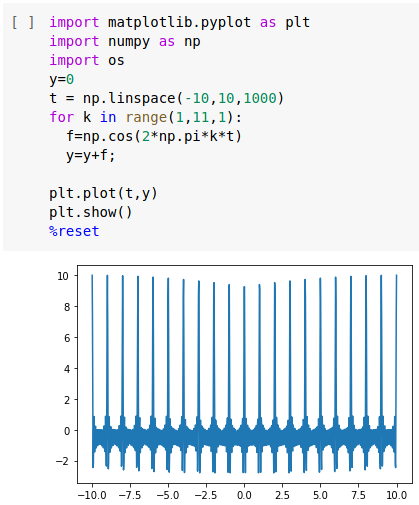
%> input picture html/python.png, 419 x 505 px
$ octave prueba.m   (GNU Octave 9; MATLAB toolbox functions it lacks are replaced by stand-ins)
%> lines starting %> are read from the running program, lines starting %| are printed output that depends on the picture
%% Práctica 1: Señales en tiempo continuo.
%
% *Integrantes:*
%
% * Arellano Paz Angel Ulises
% * Cardoso Arias Javier
% * Gachuz Hernández Karla Denisse
% * García Arteaga Alejandro
% * López Galván José Rodolfo
%
% *Objetivos:*
%
% * Manipulación básica de MATLAB
% * Gráficas de señales reales y complejas continuas
% * Transformación de señales continuas (escalamientos y traslaciones)
% * Calculo de energía y potencia de señales continuas

%%


%% Introducción
% El inciso 4 resuelto con Python puede ser consultado en el siguiente <https://colab.research.google.com/drive/11nxr8kWdsPiXhoxsBBT6P-TnolIQIWv1?usp=sharing *enlace*>.

imgpython=imread('C:\Users\rodo655\Documents\PracticasASyS\html\python.png');
%> imgpython is the input picture: size 505x419x3 uint8; mean R, G, B 229.3, 235.6, 240.9
imshow(imgpython);

%%  1) Working with functions.
%
% Working with functions is fundamental to signals and systems applications. MATLAB provides several methods of defining and evaluating functions. An understanding and proficient use of these methods are therefore necessary and beneficial.

%%
% *11.1-1 Anonymous functions.*
%
% Many simple functions are most conveniently represented by using MATLAB anonymous functions. An anonymous function provides a symbolic representation of a function defined in terms of MATLAB operators, functions, or other anonymous functions. For example, consider defining the exponentially damped sinusoid $f (t) = e −t cos(2π t)$.

f = @(t) exp(-t).*cos(2*pi*t);

%%
% In this context, the @ symbol identifies the expression as an anonymous function, which is assigned a name of f. Parentheses following the @ symbol are used to identify the function’s independent variables (input arguments), which in this case is the single time variable t. Input arguments, such as t, are local to the anonymous function and are not related to any workspace variables with the same names.
%
% Once defined, $f (t)$ can be evaluated simply by passing the input values of interest. For example,

t =0; f(t)

%%
% evaluates $f (t)$ at t = 0, confirming the expected result of unity. The same result is obtained by passing t = 0 directly.

%%
% Vector inputs allow the evaluation of multiple values simultaneously, Consider the task of plotting $f(t)$ over the interval $(-2 \leq t \leq 2)$. Gross function behavior is clear:  $f(t)$ should oscilate four times with a decaying envelope. Since accurate hand sketches are cumberstone, MATLAB-generated plots are an attractive alternative. As the following example illustrates, care must be taken to ensure reliable results.
%
% Suppose the vector t is chosen to include onlu the integers contained in $(-2 \leq t \leq 2)$, namely, [−2, −1, 0, 1, 2].

t = (-2:2);

%%
% This vector input is evaluated from a vector output.

f(t)

%%
% The plot command graphs the result, which is shown in Fig. 1.46

%%
%
%  >> plot(t,f(t));
%  >> xlabel(’t’); ylabel(’f(t)’); grid;
%

%%
% Grid lines, added by using the grid command, aid feature identification. Unfortunately, the
% plot does not illustrate the expected oscillatory behavior. More points are required to adequately
% represent f (t).
% The question, then, is how many points is enough? † If too few points are chosen, information
% is lost. If too many points are chosen, memory and time are wasted. A balance is needed. For
% oscillatory functions, plotting 20 to 200 points per oscillation is normally adequate. For the present
% case, t is chosen to give 100 points per oscillation.

plot(t, f(t));
xlabel('t');
ylabel('f(t)');
grid;
%%
% *Figure 1.46* $f(t) = e^{-t}cos(2\pi t)$ for $t = (-2::2)$.

t1 = (-2:0.01:2);
plot(t1, f(t1));
xlabel('t');
ylabel('f(t)');
grid;
%> figure, not shown here; curve peaks at x = -2, y = 7.39
%%
% *Figure 1.47* $f(t) = e^{-t}cos(2\pi t)$ for $t = (-2:0.01:2)$.

%%
% *1.11-2 Relational Operators and the Unit Step Function.*
%
% The unit step function $u(t)$ arises naturally in many practical situations. For example, a unit step can
% model the act of turning on a system. With the help of relational operators, anonymous functions
% can represent the unit step function.
% In MATLAB, a relational operator compares two items. If the comparison is true, a logical true
% (1) is returned. If the comparison is false, a logical false (0) is returned. Sometimes called indicator
% functions, relational operators indicates whether a condition is true. Six relational operators are
% available: <, >, <=, >=, ==, and ~=.
%   The unit step function is readily defined using the >= relational operator.

u = @(t) 1.0.*(t>=0);

%%
% Any function with a jump discontinuity, such as the unit step, is difficult to plot. Consider plotting
% $u(t)$ by using $t = (-2:2)$.

t = (-2:2);
plot(t, u(t));
xlabel ('t');
ylabel('u(t)');
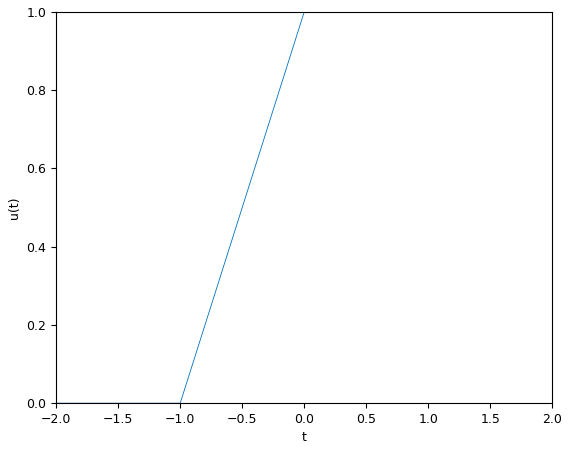
%> figure redrawn from the program's plot data

%%
% *Figure 1.48* $u(t)$ for $t = (-2:2)$.

%%
% Two significant problems are apparent in the resulting plot, shown in Fig. 1.48. First,
% MATLAB automatically scales plot axes to tightly bound the data. In this case, this normally
% desirable feature obscures most of the plot. Second, MATLAB connects plot data with lines,
% making a true jump discontinuity difficult to achieve. The coarse resolution of vector t emphasizes
% the effect by showing an erroneous sloping line between t = −1 and t = 0.
% The first problem is corrected by vertically enlarging the bounding box with the axis
% command. The second problem is reduced, but not eliminated, by adding points to vector t.

t = (-2:0.01:2);
plot(t, u(t));
xlabel('t');
ylabel('u(t)');
axis([-2 2 -0.1 1.1]);
title('Figure 1.48 u(t) for t = (-2:0.01:2)');
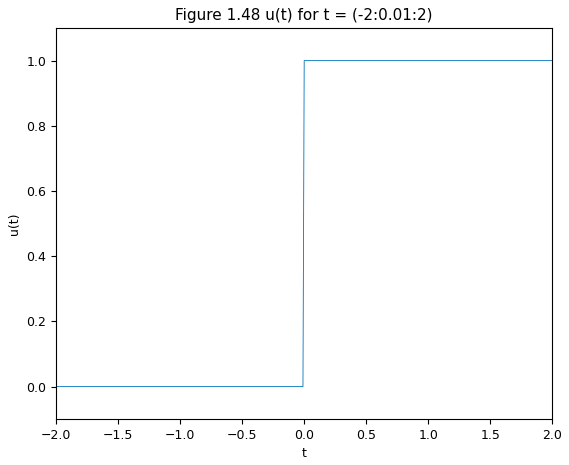
%> figure redrawn from the program's plot data; curve peaks at x = 0, y = 1

%%
% The four-element vector argument of axis specifies x axis minimum, x axis maximum, y axis
% minimum, and y axis maximum, respectively. The improved results are shown in Fig. 1.49.
% Relational operators can be combined using logical AND, logical OR, and logical negation: &,
% |, and ~, respectively. For example, (t>0) & (t<1) and ~((t<=0) $|$ (t>=1)) both test if 0 < t < 1.
% To demonstrate, consider defining and plotting the unit pulse p(t) = u(t) − u(t − 1), as shown in
% Fig. 1.50:

p =@(t) 1.0.*((t>=0)&(t<1));
t = (-1:0.01:2);
plot(t, p(t));
xlabel('t');
ylabel('p(t) = u(t) - u(t-1)');
axis([-1 2 -0.1 1.1]);
title('Figure 1.50 p(t) = u(t) − u(t − 1) over (−1 ≤ t ≤ 2).');
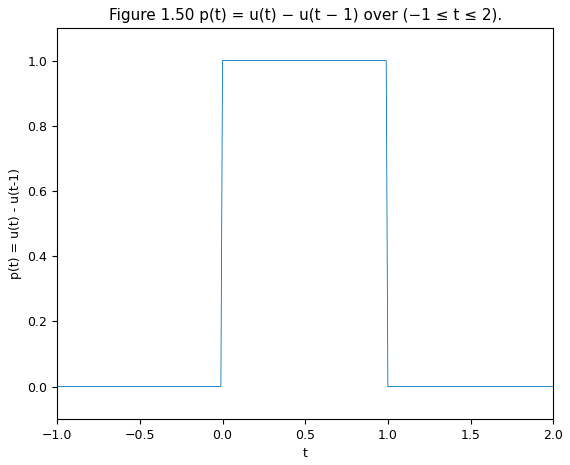
%> figure redrawn from the program's plot data; curve peaks at x = 0, y = 1
%%
% Since anonymous functions can be constructed using other anonymous functions, we could
% have used our previously defined unit step anonymous function to define p(t) as p = @(t)
% u(t)-u(t-1);.

%%
% For scalar operands, MATLAB also supports two short-circuit logical constructs. A
% short-circuit logical AND is performed by using &&, and a short-circuit logical OR is performed by
% using ||. Short-circuit logical operators are often more efficient than traditional logical operators
% because they test the second portion of the expression only when necessary. That is, when scalar
% expression A is found false in (A&&B), scalar expression B is not evaluated, since a false result
% is already guaranteed. Similarly, scalar expression B is not evaluated when scalar expression A is
% found true in (A||B), since a true result is already guaranteed.

%%
% *1.11-3 Visualizing Operations on the Independent Variable*

%%
% Two operations on a function’s independent variable are commonly encountered: shifting and
% scaling. Anonymous functions are well suited to investigate both operations.
% Consider $g(t) = f (t)u(t) = e −t cos (2π t)u(t)$, a causal version of $f(t)$. MATLAB easily
% multiplies anonymous functions. Thus, we create $g(t)$ by multiplying our anonymous functions
% for $f(t)$ and $u(t)$.

g = @(t) f(t).*u(t);

%%
% A combined shifting and scaling operation is represented by $g(at + b)$, where a and b are
% arbitrary real constants. As an example, consider plotting $g(2t + 1)$ over $(−2 ≤ t ≤ 2)$. With a = 2,
% the function is compressed by a factor of 2, resulting in twice the oscillations per unit t. Adding
% the condition b > 0 shifts the waveform to the left. Given anonymous function g, an accurate plot
% is nearly trivial to obtain.

t = (-2:0.01:2);
plot(t,g(2*t+1)); xlabel('t'); ylabel('g(2t+1)'); grid;
title('Figure 1.51 g(2t + 1) over (−2 ≤ t ≤ 2).');
%> figure, not shown here; curve peaks at x = -0.5, y = 1


%%
% Figure 1.51 confirms the expected waveform compression and left shift. As a final check, realize
% that function $g(·)$ turns on when the input argument is zero. Therefore, $g(2t + 1)$ should turn on
% when 2t + 1 = 0 or at t = −0.5, a fact again confirmed by Fig. 1.51.

%%
% Next, consider plotting $g(−t + 1)$ over $(−2 ≤ t ≤ 2)$. Since a < 0, the waveform will be
% reflected. Adding the condition b > 0 shifts the final waveform to the right.

plot(t,g(-t+1)); xlabel('t'); ylabel('g(-t+1)'); grid;
title('Figure 1.52 g(−t + 1) over (−2 ≤ t ≤ 2)');
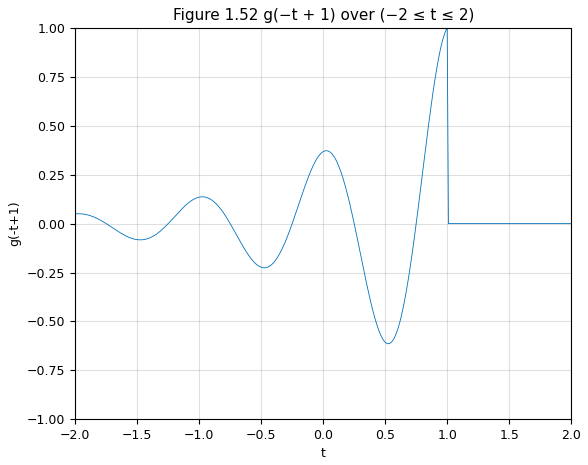
%> figure redrawn from the program's plot data; curve peaks at x = 1, y = 1

%%
% Figure 1.52 confirms both the reflection and the right shift.
% Up to this point, Figs. 1.51 and 1.52 could be reasonably sketched by hand. Consider plotting
% the more complicated function $h(t) = g(2t + 1) + g(−t + 1)$ over $(−2 ≤ t ≤ 2)$ (Fig. 1.53); an
% accurate hand sketch would be quite difficult. With MATLAB, the work is much less burdensome.

plot(t,g(2*t+1)+g(-t+1)); xlabel('t'); ylabel('h(t)'); grid;
title('Figure 1.53 h(t) = g(2t + 1) + g(−t + 1) over (−2 ≤ t ≤ 2).');
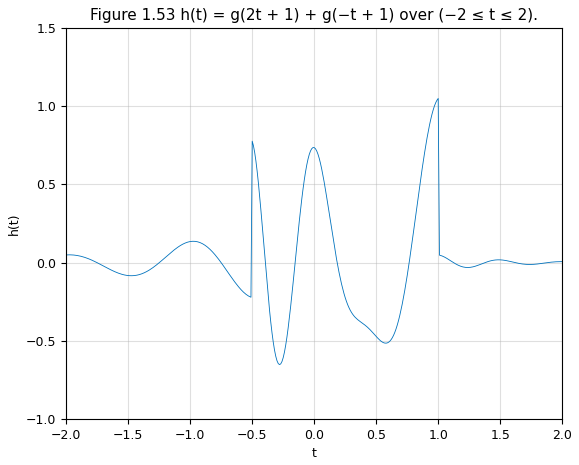
%> figure redrawn from the program's plot data; curve peaks at x = 1, y = 1.05

%%
% *1.11-4 Numerical Integration and Estimating Signal Energy*
%%
% Interesting signals often have nontrivial mathematical representations. Computing signal energy,
% which involves integrating the square of these expressions, can be a daunting task. Fortunately,
% many difficult integrals can be accurately estimated by means of numerical integration techniques.
% Even if the integration appears simple, numerical integration provides a good way to verify
% analytical results.

%%
% To start, consider the simple signal $x(t) = e^{-t}(u(t) − u(t − 1))$. The energy of $x(t)$ is expressed
% as $E_{x} = \int_{-\infty}^{\infty} |x(t)|^{2} dt = \int_{0}^{1} e^{-2t}$. Integrating yields $E_{x} = 0.5(1 − e^{−2})$ ≈ 0.4323. The energy
% integral can also be evaluated numerically. Figure 1.27 helps illustrate the simple method of
% rectangular approximation: evaluate the integrand at points uniformly separated by $\Delta t$, multiply
% each by $ \Delta t$ to compute rectangle areas, and then sum over all rectangles. First, we create function
% $x(t)$.

x = @(t) exp(-t).*((t>=0)&(t<1));

%%
% With $\Delta t = 0.01$, a suitable time vector is created.

t = (0:0.01:1);

%%
% The final result is computed by using the sum command.

E_x = sum(x(t).*x(t)*0.01)

%%
% The result is not perfect, but at 1% relative error it is close. By reducing $ \Delta t$, the approximation is
% improved. For example,$ \Delta t = 0.001$ yields E_x = 0.4328, or 0.1% relative error.
% Although simple to visualize, rectangular approximation is not the best numerical integration
% technique. The MATLAB function quad implements a better numerical integration technique
% called recursive adaptive Simpson quadrature. To operate, quad requires a function describing
% the integrand, the lower limit of integration, and the upper limit of integration. Notice that no $\Delta t$
% needs to be specified.

%%
% To use quad to estimate E x , the integrand must first be described.

x_squared = @(t) x(t).*x(t);

%%
% Estimating $E_{x}$ immediately follows.

E_x = quad(x_squared,0,1)

%%
% In this case, the relative error is −0.0026%.
%%
% The same techniques can be used to estimate the energy of more complex signals. Consider
% $g(t)$, defined previously. Energy is expressed as $E_{g}=\int_{0}^{\infty}e^{-2t}cos^{2}(2\pi t)dt$. A closed-form solution
% exists, but it takes some effort. MATLAB provides an answer more quickly.

g_squared = @(t) g(t).*g(t);

%%
% Although the upper limit of integration is infinity, the exponentially decaying envelope ensures
% $g(t)$ is effectively zero well before $t$ = 100. Thus, an upper limit of t = 100 is used along with
% $\Delta t$ = 0.001.

t = (0:0.001:100);
E_g = sum(g_squared(t)*0.001)

%%
% A slightly better approximation is obtained with the quad function.

E_g = quad(g_squared,0,100)

%% 2) Resolución del problema 1.2-2

%%
% For the signal x(t) illustrated in Fig. P1.2-2, sketch
%%
% A) $x(t-4)$
%%
% B) $x(t/1.5)$
%%
% C) $x(-t)$
%%
% D) $x(2t-4)$
%%
% E) $x(2-t)$


u = @(t) 1.0.*(t>=0);

u1= @(t) 1.0.*((t>=-4)&(t<0));

u2=@(t) 1.0.*((t>=0)&(t<=2));

f=@(t) (-t.*u1(t)) + (t.*u2(t));

t = (-20:0.01:20);

plot(t,f(t))

axis([-5 5 -1 5]);

title('Fig. P1.2-2');

xlabel('t');

ylabel('x(t)');
%> figure, not shown here; curve peaks at x = -4, y = 4

%%
% *A)* $x(t-4)$


x1=@(t) f(t-4);

plot(t,x1(t));

axis([-1 9 -1 5]);

title('Inciso a');

xlabel('t');

ylabel('x(t-4)');
%> figure, not shown here; curve peaks at x = 0, y = 4

%%
% *B)* $x(t/1.5)$


x2=@(t) f(t/1.5);

plot(t,x2(t));

axis([-8 5 -1 5]);

title('Inciso b');

xlabel('t');

ylabel('x(t/1.5)');
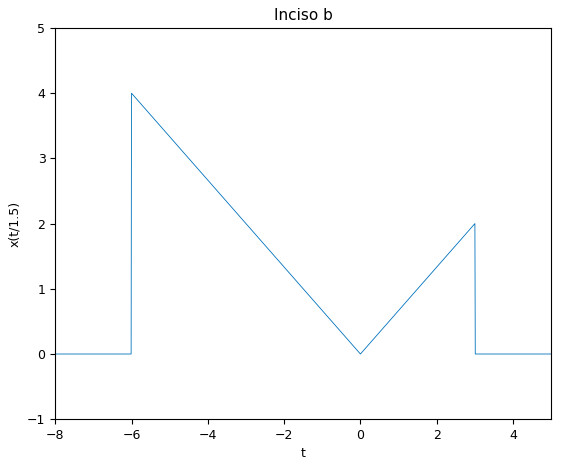
%> figure redrawn from the program's plot data; curve peaks at x = -6, y = 4

%%
% *C)* $x(-t)$


x3=@(t) f(-t);

plot(t,x3(t));

axis([-5 5 -1 5]);

title('Inciso c');

xlabel('t');

ylabel('x(-t)');
%> figure, not shown here; curve peaks at x = 4, y = 4

%%
% *D)* $x(2t-4)$


x4=@(t) f(2.*t - 4);

plot(t,x4(t));

axis([-5 5 -1 5]);

title('Inciso d');

xlabel('t');

ylabel('x(2t-4)');

%%
% *E)* $x(2t-4)$


x5=@(t) f(2 - t);

plot(t,x5(t));

axis([-1 8 -1 5]);

title('Inciso e');

xlabel('t');

ylabel('x(2-t)');


t=(-3*pi:0.001:3*pi);


%% 3) Resolución del problema 1.11-1
%
%%
% Provide MATLAB code and output that plots
% the odd portion $x_{o}(t)$ of the function $x(t) =
% 2^{-t}cos(2\pi t)u(t?\pi )$ over a suitable-length interval using a suitable number of points.
%
%%
% $X(t)=2^tcos(2\pi t)$
%%
% $X_{impar(t)}=\frac{x(t)-x(-t)}{2}$
%%
% $X_{impar(t)}=2^{-t-1}cos(2\pi t)u(t-\pi )-2^{t-1}cos(-2\pi t)u(-t-\pi )$


for i=1:length(t)
if t(i)<=-pi
R(i)=-(2.^(t(i)-1)).*cos(-2*pi*t(i));
elseif t(i)>=pi
R(i)=(2.^(-t(i)-1)).*cos(2*pi*t(i));
else
R(i)=0;
end
end

plot(t,R);
ylabel('Ximpar(t)');
xlabel('t');
title('Ejercicio 1.11-1');
grid on;

%% 4) Construcción de la gráfica.
%
% Construye la grafica de

%%
% $$x(t) = \sum_{k=1}^{10} cos(2\pi k t)$$
%
% para cuatro rangos (figura 2x2). Los ejes deben mostrarse en el origen además de la edición de su preferencia.
% Procedimiento:
%

clf;
subplot(2,2,1);
y=0;
t=linspace(-4*pi,-2*pi,1000);
for k=1:10

x=cos(2*pi*k*t);
y=y+x;
end
plot(t,y);
grid on;
ax = gca;
xlabel('Dominio t');
ylabel('x(t)');
title('Gráfica rango -4pi<=t<=-2pi ');


subplot(2,2,2);
y=0;
t=linspace(-2*pi,0,1000);
for k=1:10

x=cos(2*pi*k*t);
y=y+x;
end
plot(t,y);
grid on;
ax = gca;
xlabel('Dominio t');
ylabel('x(t)');

title('Gráfica rango -2pi<=t<=0 ');


subplot(2,2,3);
y=0;
t=linspace(0,2*pi,1000);
for k=1:10

x=cos(2*pi*k*t);
y=y+x;
end
plot(t,y);
grid on;
ax = gca;
xlabel('Dominio t');
ylabel('x(t)');
title('Gráfica rango 0<=t<=2pi ');


subplot(2,2,4);
y=0;
t=linspace(2*pi,4*pi,1000);
for k=1:10

x=cos(2*pi*k*t);
y=y+x;
end
plot(t,y);
grid on;
ax = gca;
xlabel('Dominio t');
ylabel('x(t)');
title('Gráfica rango 2pi<=t<42pi ');


%% 5) Resolucón del problema 1.11-3

%%
% Define $x(t) = e^{t(1+j2\pi)}u(-t)$ and $y(t) = Re[2x(\frac{-5-t}{2})]$.
%
% *A)* Use MATLAB to plot $Re{x(t)}$ versus
% $Im{x(at)}$ for a = 0.5, 1, and 2 and $-10\leq t\leq 10$.
% How important is the scale factor a
% on the shape of the resulting figure?
%
% *B)* Use MATLAB to plot $y(t)$ over -10\leq t\leq
% 10. Analytically determine the time $t_0$ where
% y(t) has a jump discontinuity. Verify yourcalculation
% of $t_0$ using the plot of $y(t)$.
%
% *C)* Use MATLAB and numerical integration to
% compute the energy $E_x$ of signal x(t).
%
% *D)* Use MATLAB and numerical integration to
% compute the energy $E_y$ of signal $y(t)$.
%
% *E)* Graficar a la función $x(t)$ en el intervalo $(-10 \leq t \leq 10)$.

t = (-10:0.01:10);

u = @(t) 1.0.*(t>=0);

x = @(t) exp(t.*(1+j*2*pi)).*u(-t);

y = @(t) real(2.*x((-5.-t)/2));


%%
% *A)* Use MATLAB to plot $Re{x(t)}$ versus
% $Im{x(at)}$ for a = 0.5, 1, and 2 and $-10\leq t\leq 10$.
% How important is the scale factor a
% on the shape of the resulting figure?

subplot(2,2,1)
a=0.5;

plot(real(x(t)),imag(x(a*t)));

axis([-5 5 -1 1]);

title('a=0.5');

xlabel('Re{x(t)}');

ylabel('im{x(0.5t)}');


subplot(2,2,2)
a=1;

plot(real(x(t)),imag(x(a*t)));

axis([-5 5 -1 1]);

title('a=1');

xlabel('Re{x(t)}');

ylabel('im{x(t)}');


subplot(2,2,3)
a=2;

plot(real(x(t)),imag(x(a*t)));

axis([-5 5 -1 1]);

title('a=2');

xlabel('Re{x(t)}');

ylabel('im{x(2t)}');

%%
% Se puede observar que la constante A es determinante para la geometráa final de la gráfica Re(t) vs Im(t), pues con el factor de escalamiento cambia de manera considerable la forma de la misma.

%%
% *B)* Use MATLAB to plot $y(t)$ over $-10\leq t\leq 10$. Analytically determine the time $t_0$ where
% y(t) has a jump discontinuity. Verify yourcalculation
% of $t_0$ using the plot of $y(t)$.

plot(t,y(t));

axis([-10 10 -2 2]);

title('inciso b');

xlabel('t');

ylabel('y(t)');

%%
% $ y(t) = Re(2x(\frac{-5-t}{2})) $
%%
% $2x(\frac{-5-t}{2}) = 2e^{\frac{-5-t}{2}(1+j2\pi)}u(-\frac{-5-t}{2})$
%%
% $ 2x(\frac{-5-t}{2}) = 2e^{\frac{-5-t}{2}}e^{j(-5-t)\pi}u(\frac{t+5}{2}) $

%%
% $ 2x(\frac{-5-t}{2}) = 2e^{\frac{-5-t}{2}}(cos(\pi (-5-t))+jsin(\pi(-5-t)))u(\frac{t+5}{2}) $

%%
% $ 2x(\frac{-5-t}{2}) = 2e^{\frac{-5-t}{2}}cos(\pi (-5-t))u(\frac{t+5}{2}) + 2je^{\frac{-5-t}{2}}sin(\pi (-5-t))u(\frac{t+5}{2}) $

%%
% $ \therefore y(t) = 2e^{\frac{-5-t}{2}}cos(\pi (-5-t))u(\frac{t+5}{2}) $
%%
% La discontinuidad de salto se presenta cuando cambia el valor del escalón unitario, entonces:
%%
% $\frac{t+5}{2} \geq 0$
%%
% $t \geq -5$
%%
% $\therefore t_0 = -5$
%%
% La discontinuidad de salto se presenta cuando $t = t_0 =-5$.

%%
% *C)* Use MATLAB and numerical integration to
% compute the energy $E_x$ of signal x(t).
%
h1 =@(t) power(real(x(t)),2) + power(imag(x(t)),2);
plot(t, h1(t));
xlabel ('t');
ylabel ('|x(t)|^2');
title ('Norma al cuadrado de x(t)');

%%
% De la gràfica de la norma al cuadrado podemos obtener los lìmites para realizar la integral numérica.
q1 = integral(h1,-10,1)

%%
% $\therefore E_{x} = 0.5$

%%
% *D)* Use MATLAB and numerical integration to
% compute the energy $E_y$ of signal $y(t)$.

h2 = @(t) power(real(y(t)), 2) + power(imag(y(t)), 2);
plot(t,h2(t));
xlabel ('t');
ylabel ('|y(t)|^2');
title ('Norma al cuadrado de y(t)');

%%
% De la gráfica de la norma al cuadrado podemos obtener los lḿites para realizar la integral numèrica.

q2 = integral (h2,-6,10)

%%
% $\therefore E_{y} = 2.0494$

%%
% *E)* Graficar a la función $x(t)$ en el intervalo $(-10 \leq t \leq 10)$.

plot3(real(x(t)), imag(x(t)), t);
axis([-5 5 -1 1 -5 5]);
xlabel ('Re(x(t))');
ylabel ('Im(x(t))');
zlabel ('t');
title ('Inciso e');

%% 6) App para graficar en Matlab

%%
% Captura de pantalla de la app realizada:

imgapp=imread('C:\Users\rodo655\Documents\PracticasASyS\html\app.jpg');
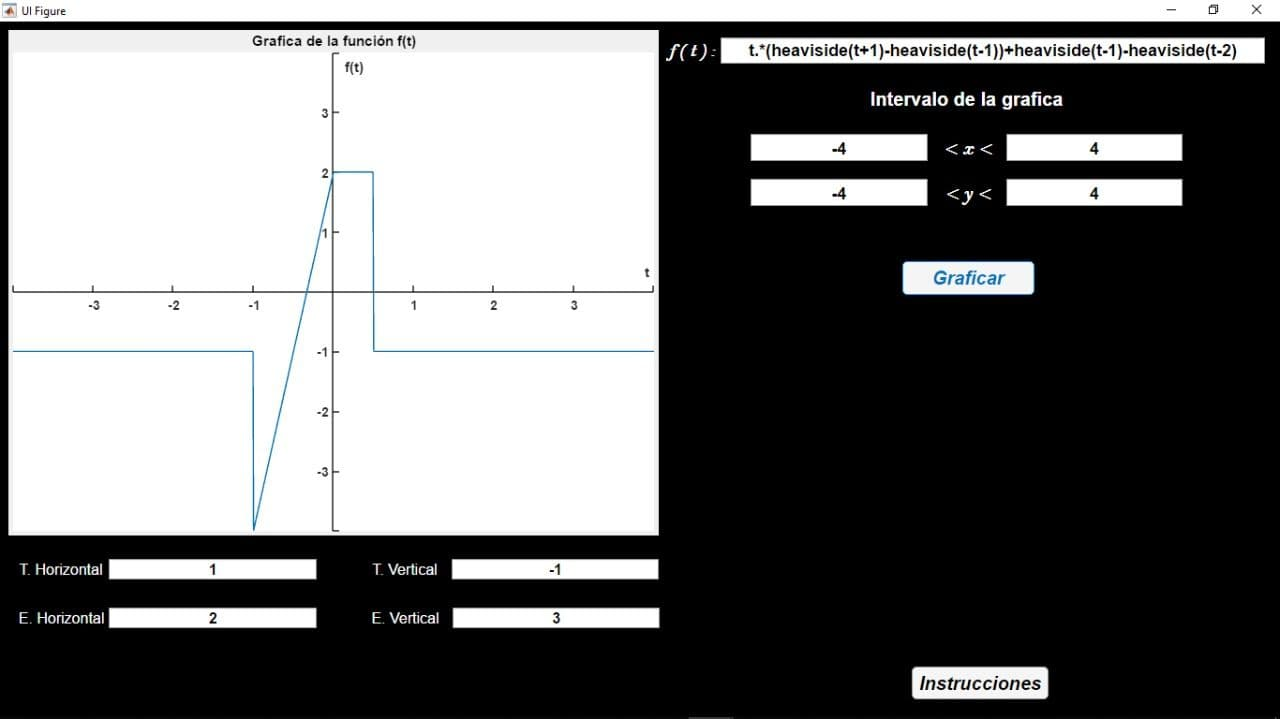
%> input picture html/app.jpg, 1280 x 719 px
%> imgapp is the input picture: size 719x1280x3 uint8; mean R, G, B 112.8, 113, 113.1
imshow(imgapp);
